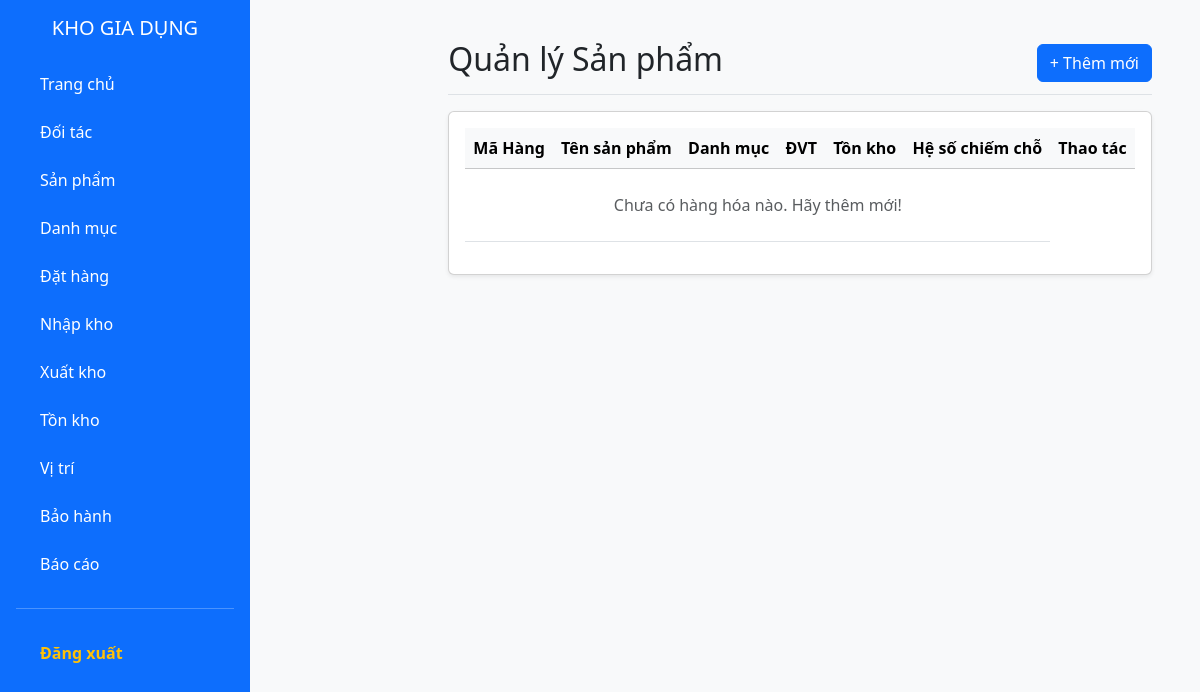
Before: /public/product (signed in) with the older database file.
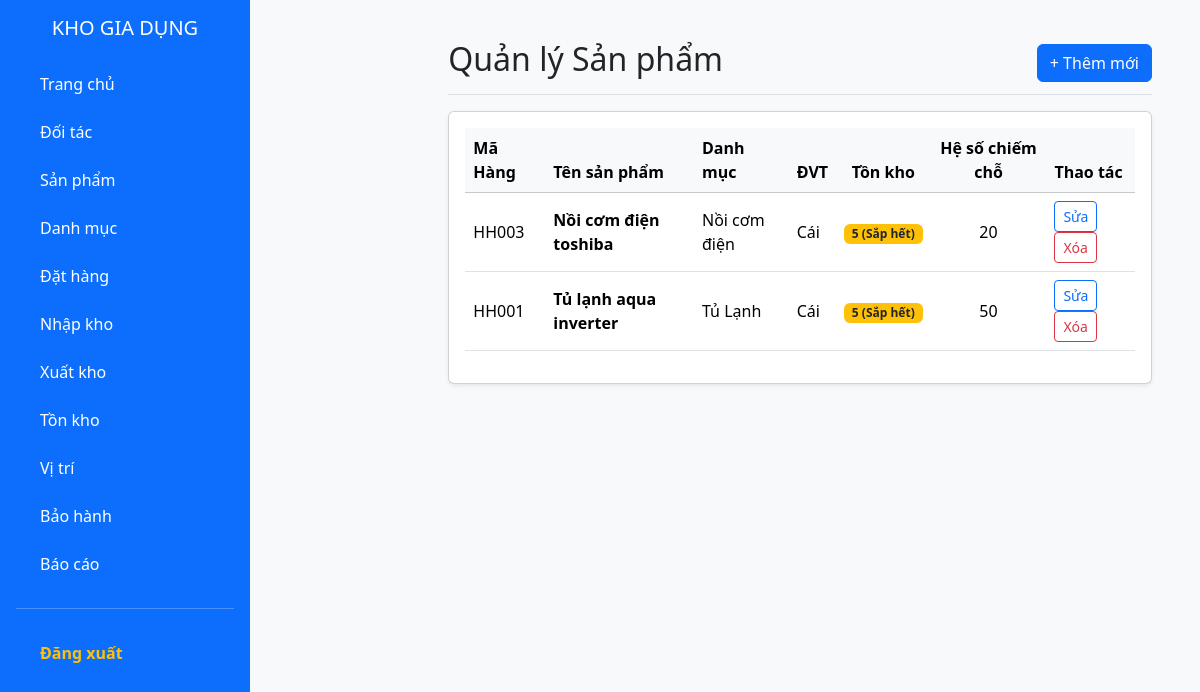
After: the same page with the newer database file.
### tables this page shows
CREATE TABLE IF NOT EXISTS `hanghoa` (
  `maHH` varchar(20) NOT NULL,
  `tenHH` varchar(200) NOT NULL,
  `maDVT` varchar(10) NOT NULL,
  `maNCC` varchar(10) NOT NULL,
  `thuongHieu` varchar(100) DEFAULT NULL,
  `model` varchar(100) DEFAULT NULL,
  `moTa` varchar(300) DEFAULT NULL,
  `maDanhMuc` varchar(20) DEFAULT NULL,
  `loaiHang` enum('LO','SERIAL') DEFAULT 'LO',
  `heSoChiemCho` int DEFAULT '1',
  `thoiGianBaoHanh` int DEFAULT '12' COMMENT 'Thời gian bảo hành cho khách (Tháng)',
  PRIMARY KEY (`maHH`),
  KEY `fk_hanghoa_dvt` (`maDVT`),
  KEY `fk_hanghoa_ncc` (`maNCC`),
  KEY `fk_hanghoa_danhmuc` (`maDanhMuc`)
);

CREATE TABLE IF NOT EXISTS `danhmuc` (
  `maDanhMuc` varchar(20) NOT NULL,
  `tenDanhMuc` varchar(255) NOT NULL,
  PRIMARY KEY (`maDanhMuc`)
);

CREATE TABLE IF NOT EXISTS `donvitinh` (
  `maDVT` varchar(10) NOT NULL,
  `tenDVT` varchar(50) NOT NULL,
  PRIMARY KEY (`maDVT`)
);

### app/controllers/ProductController.php (called while the page is built, shortened)
<?php
class ProductController extends Controller {
    private $productModel;
    public function __construct() {
        $this->productModel = $this->model('ProductModel');
    }
    public function index() {
        $products = $this->productModel->getAll();
        $data = [
            'title' => 'Danh sách Hàng hóa',
            'products' => $products
        ];
        $this->view('products/index', $data);
    }
}
?>

### app/core/app.php (called while the page is built, shortened)
<?php
class App {
    protected $action = 'index';
    public function __construct() {
        $url = $this->parseUrl();
        if (isset($url[0])) {
            if (file_exists(APP_ROOT . '/controllers/' . ucfirst($url[0]) . 'Controller.php')) {
                unset($url[0]);
            }
        }
        $this->controller = new $this->controller;
        $this->params = $url ? array_values($url) : [];
        call_user_func_array([$this->controller, $this->action], $this->params);
    }
    public function parseUrl() {
        if (isset($_GET['url'])) {
            return explode('/', filter_var(rtrim($_GET['url'], '/'), FILTER_SANITIZE_URL));
        }
    }
}
?>

### public/index.php (called while the page is built, shortened)
<?php
require_once ROOT_PATH . '/app/core/Database.php';
require_once ROOT_PATH . '/app/core/Controller.php';
require_once ROOT_PATH . '/app/core/App.php';
$app = new App();
?>

### app/models/ProductModel.php (called while the page is built, shortened)
<?php
class ProductModel {
    private $conn;
    public function __construct() {
        $this->conn = Database::getInstance()->getConnection();
    }
    public function getAll() {
        $sql = "SELECT h.*, d.tenDanhMuc, dv.tenDVT,
                CASE
                    WHEN h.loaiHang = 'SERIAL' THEN (
                        SELECT COALESCE(COUNT(*), 0)
                        FROM hanghoa_serial hs
                        INNER JOIN lohang lh ON hs.maLo = lh.maLo -- SỬA LỖI: Join bảng lô hàng
                        WHERE lh.maHH = h.maHH AND hs.trangThai = 1
                    )
                    ELSE (
                        SELECT COALESCE(SUM(lvt.soLuong), 0)
                        FROM lo_hang_vi_tri lvt
                        JOIN lohang lh ON lvt.maLo = lh.maLo
                        WHERE lh.maHH = h.maHH
                    )
                END as tongTon,
                -- Lấy giá nhập gần nhất từ chi tiết phiếu nhập (theo ngày nhập gần nhất)
                (
                    SELECT ct.donGia
                    FROM ct_phieunhap ct
                    JOIN phieunhap pn ON ct.maPN = pn.maPN
                    WHERE ct.maHH = h.maHH
                    ORDER BY pn.ngayNhap DESC, ct.maPN DESC
                    LIMIT 1
                ) as donGiaNhap
                FROM hanghoa h
                LEFT JOIN danhmuc d ON h.maDanhMuc = d.maDanhMuc
                LEFT JOIN donvitinh dv ON h.maDVT = dv.maDVT
                ORDER BY h.tenHH ASC";
        $stmt = $this->conn->prepare($sql);
        $stmt->execute();
        return $stmt->fetchAll();
    }
}
?>

### app/core/Database.php (called while the page is built, shortened)
<?php
class Database {
    private static $instance = null;
    private $conn;
    private function __construct() {
        try {
            $dsn = "mysql:host=" . DB_HOST . ";dbname=" . DB_NAME . ";charset=utf8mb4";
            $this->conn = new PDO($dsn, DB_USER, DB_PASS);
            $this->conn->setAttribute(PDO::ATTR_ERRMODE, PDO::ERRMODE_EXCEPTION);
            $this->conn->setAttribute(PDO::ATTR_DEFAULT_FETCH_MODE, PDO::FETCH_ASSOC);
        } catch(PDOException $e) {
            die("Lỗi kết nối MySQL: " . $e->getMessage());
        }
    }
    public static function getInstance() {
        if (!self::$instance) {
            self::$instance = new Database();
        }
        return self::$instance;
    }
    public function getConnection() {
        return $this->conn;
    }
}
?>

### app/views/products/index.php (the view, shortened to what the changed rows need)
<?php require_once APP_ROOT . '/views/layouts/header.php'; ?>
<?php require_once APP_ROOT . '/views/layouts/sidebar.php'; ?>
<main class="col-md-9 ms-sm-auto col-lg-10 px-md-4">
    <div class="d-flex justify-content-between flex-wrap flex-md-nowrap align-items-center pt-3 pb-2 mb-3 border-bottom">
        <h1 class="h2">Quản lý Sản phẩm</h1>
    </div>
    <div class="card shadow-sm">
        <div class="card-body">
            <div class="table-responsive">
                <table class="table table-hover align-middle">
                    <thead class="table-light">
                        <tr>
                            <th>Mã Hàng</th>
                            <th>Tên sản phẩm</th>
                            <th>Danh mục</th>
                            <th>ĐVT</th>
                            <th class="text-center">Tồn kho</th>
                            <th class="text-center">Hệ số chiếm chỗ</th>
                            <th>Thao tác</th>
                        </tr>
                    </thead>
                    <tbody>
                        <?php if (!empty($data['products'])): ?>
                            <?php foreach ($data['products'] as $item): ?>
                            <tr>
                                <td><?php echo $item['maHH']; ?></td>
                                <td class="fw-bold"><?php echo $item['tenHH']; ?></td>
                                <td><?php echo $item['tenDanhMuc']; ?></td>
                                <td><?php echo $item['tenDVT']; ?></td>
                               <td class="text-center">
                                    <?php if($item['tongTon'] == 0): ?>
                                        <span class="badge bg-danger"> (Hết hàng)</span>
                                    <?php elseif($item['tongTon'] <= 10): ?>
                                        <span class="badge bg-warning text-dark">
                                            <?php echo number_format($item['tongTon']); ?> (Sắp hết)
                                        </span>
                                    <?php else: ?>
                                        <span class="badge bg-success">
                                            <?php echo number_format($item['tongTon']); ?>
                                        </span>
                                    <?php endif; ?>
                                </td>
                                <td class="text-center">
                                    <?php echo isset($item['heSoChiemCho']) ? $item['heSoChiemCho'] : '-'; ?>
                                </td>
                                <td>
                                    <a href="<?php echo BASE_URL; ?>/product/edit/<?php echo $item['maHH']; ?>" class="btn btn-sm btn-outline-primary">Sửa</a>
                                    <a href="<?php echo BASE_URL; ?>/product/delete/<?php echo $item['maHH']; ?>" class="btn btn-sm btn-outline-danger" onclick="return confirm('Bạn có chắc muốn xóa sản phẩm này?');">Xóa</a>
                                </td>
                            </tr>
                            <?php endforeach; ?>
                        <?php else: ?>
                            <tr>
                                <td colspan="6" class="text-center text-muted py-4">
                                    Chưa có hàng hóa nào. Hãy thêm mới!
                                </td>
                            </tr>
                        <?php endif; ?>
                    </tbody>
                </table>
            </div>
        </div>
    </div>
</main>
<?php require_once APP_ROOT . '/views/layouts/footer.php'; ?>

Changed rows visible on the page:
added hanghoa: maHH "HH003", tenHH "Nồi cơm điện toshiba", maDanhMuc.tenDanhMuc "Nồi cơm điện", maDVT.tenDVT "Cái", tongTon "5", heSoChiemCho "20"
added hanghoa: maHH "HH001", tenHH "Tủ lạnh aqua inverter", maDanhMuc.tenDanhMuc "Tủ Lạnh", maDVT.tenDVT "Cái", tongTon "5", heSoChiemCho "50"
Other visible differences:
text no longer shown: "Chưa có hàng hóa nào. Hãy thêm mới!"
